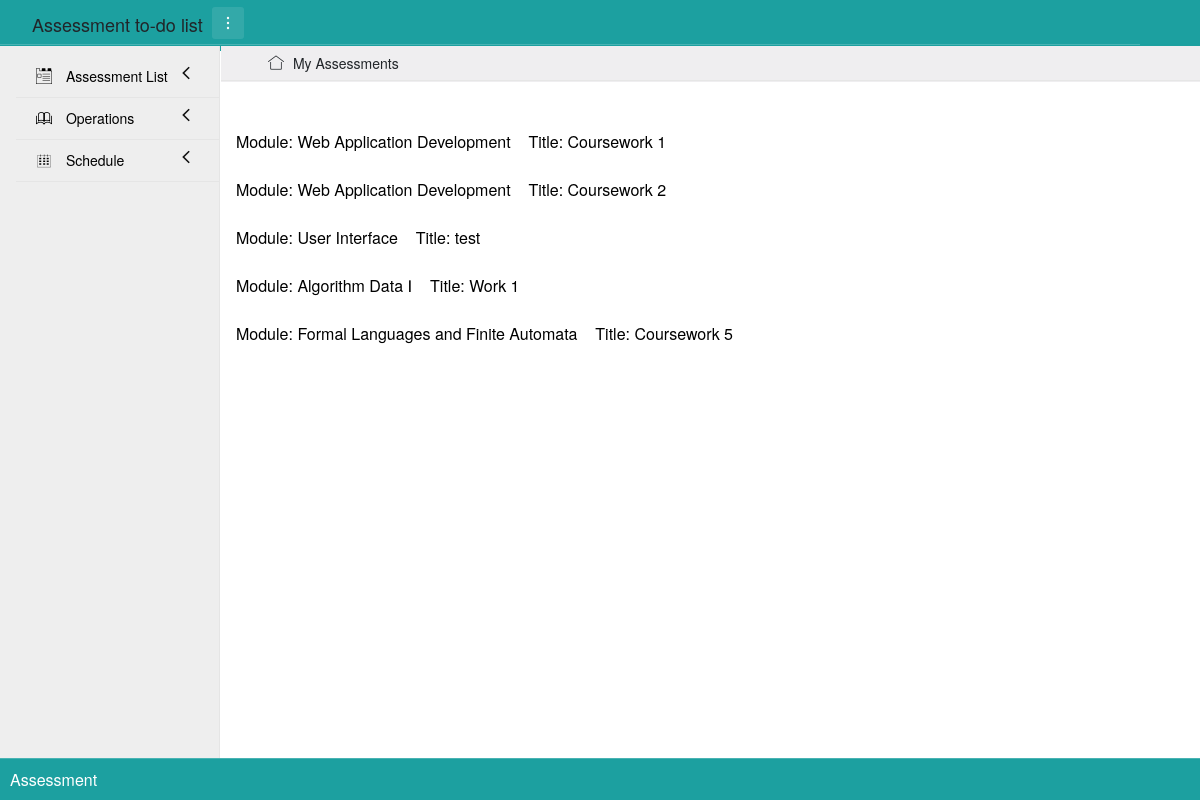
/turn?day=14, run on the app's committed database.
### app/models.py (models this page shows)
class Assessment(db.Model):
    __tablename__ = 'assessments'
    id = db.Column(db.Integer, primary_key=True)
    module = db.Column(db.String(100))
    title = db.Column(db.String(100))
    code = db.Column(db.String(10))
    release_day = db.Column(db.Date())
    deadline = db.Column(db.Date())
    description = db.Column(db.String(3000))
    status = db.Column(db.Boolean())

### app/views.py (the view)
@app.route('/turn', methods=['GET'])
def turn():
    day = request.args.get('day')
    curr_time = datetime.now()
    day = datetime(curr_time.year, curr_time.month, int(day)).date()
    print(day)
    plan = Plan.query.filter_by(day=day).all()
    task = Assessment.query.all()
    print(plan)
    left_assessment = []
    num = []
    for i in plan:
        num.append(i.work)
    print(num)
    for k in task:
        if k.id not in num:
            left_assessment.append(k)
    print(left_assessment)
    return render_template('choose.html', PageTitle='Choose', assessments=left_assessment, day=day.day)

### app/templates/choose.html (shortened to what this page needs)
{% extends "base.html" %}
{% block content %}
<br>
<br>
<div class="layui-container">
    {% for k in assessments %}
    <div class="layui-row">
        <a href="{{ url_for('choose', day_p=day, id=k.id) }}">
            Module: {{k.module}}&nbsp;&nbsp;&nbsp; Title: {{k.title}}
        </a>
    </div>
    <br>
    {% endfor %}
</div>
{% endblock %}

### app/static/css/index.css (style rules this page uses)
a { color: black; padding: 0; text-decoration: none; }

### data on the page
Assessment: module "Web Application Development", title "Coursework 1"
Assessment: module "Web Application Development", title "Coursework 2"
Assessment: module "User Interface", title "test"
Assessment: module "Algorithm Data Ⅰ", title "Work 1"
Assessment: module "Formal Languages and Finite Automata", title "Coursework 5"
